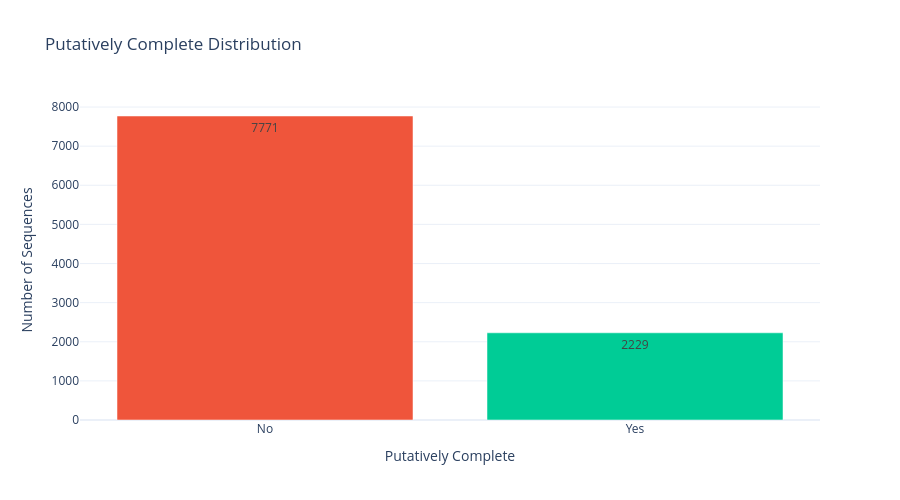

Notebook code for this chart:
### Markdown cell above
## Putatively Complete Distribution

Shows whether sequences are predicted to be complete or fragments.

### Code cell
# Count completeness
complete_counts = df['putatively_complete'].value_counts().reset_index()
complete_counts.columns = ['putatively_complete', 'count']
complete_counts['percentage'] = (complete_counts['count'] / len(df) * 100).round(1)

fig = px.bar(
    complete_counts,
    x='putatively_complete',
    y='count',
    title='Putatively Complete Distribution',
    labels={'putatively_complete': 'Putatively Complete', 'count': 'Number of Sequences'},
    text='count',
    color='putatively_complete',
    color_discrete_map={'Yes': '#00CC96', 'No': '#EF553B'}
)

# fig.update_traces(texttemplate='%{text:,}<br>(%{customdata[0]}%)', textposition='outside')
# fig.update_traces(customdata=complete_counts[['percentage']].values)

fig.update_layout(
    height=500,
    showlegend=False,
    font=dict(size=12)
)

fig.show()

print("\nCompleteness Breakdown:")
print(complete_counts)

### Figure 1 — Plotly figure (JSON) as saved in the notebook; plotly's stock layout.template omitted (floating-point values rounded to 4 significant figures)
{"data": [{"hovertemplate": "Putatively Complete=%{x}<br>Number of Sequences=%{text}<extra></extra>", "legendgroup": "No", "marker": {"color": "#EF553B", "pattern": {"shape": ""}}, "name": "No", "orientation": "v", "showlegend": true, "text": [7771.0], "textposition": "auto", "type": "bar", "x": ["No"], "xaxis": "x", "y": [7771], "yaxis": "y"}, {"hovertemplate": "Putatively Complete=%{x}<br>Number of Sequences=%{text}<extra></extra>", "legendgroup": "Yes", "marker": {"color": "#00CC96", "pattern": {"shape": ""}}, "name": "Yes", "orientation": "v", "showlegend": true, "text": [2229.0], "textposition": "auto", "type": "bar", "x": ["Yes"], "xaxis": "x", "y": [2229], "yaxis": "y"}], "layout": {"barmode": "relative", "font": {"size": 12}, "height": 500, "legend": {"title": {"text": "Putatively Complete"}, "tracegroupgap": 0}, "showlegend": false, "title": {"text": "Putatively Complete Distribution"}, "xaxis": {"anchor": "y", "categoryarray": ["No", "Yes"], "categoryorder": "array", "domain": [0, 1], "title": {"text": "Putatively Complete"}}, "yaxis": {"anchor": "x", "domain": [0, 1], "title": {"text": "Number of Sequences"}}}}
